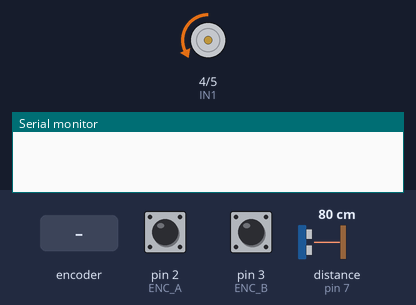
A sketch run on a simulated Arduino Uno, built with avr-gcc and run on an emulated ATmega328P. Parts: motor-driver pin pairs drawn as motors (green arrow = first pin HIGH = forward, orange = second pin HIGH = backward, longer = more drive, scaled by the enable pin), the last lines printed to the serial monitor. Wiring (inferred from the names in the program): ultrasonic range finder: trigger pin 6; echo pin 7. The inputs (shaded band) are chosen by the test bench; at power-on: distance to the obstacle (sensor on pin 7) 80 cm, pin 2 (ENC_A) HIGH, pin 3 (ENC_B) HIGH. The echo pulse lasts 58.3 µs per cm.

Above: at 0.1 s.
At 1.5 s:
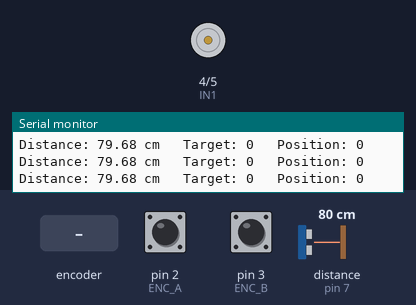
1.6 s: distance to the obstacle (sensor on pin 7) set to 2 cm
4.6 s: rotary encoder on pin 2 (ENC_A) / pin 3 (ENC_B) turned 1 step (first pin leading)
7.8 s: distance to the obstacle (sensor on pin 7) set to 4 cm
10.8 s: rotary encoder on pin 2 (ENC_A) / pin 3 (ENC_B) turned 2 steps (second pin leading)
Timing chart, 0 to 13.8 s (numbered marks = the images above; inputs shaded):
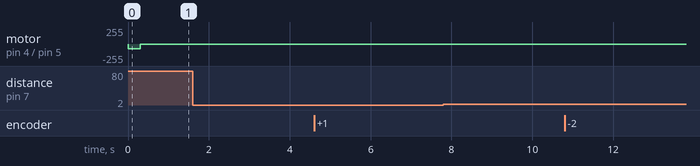

The sketch:

main.ino
```cpp
#define ENC_A 2
#define ENC_B 3

#define IN1 4
#define IN2 5
#define ENA 9

#define TRIG 6
#define ECHO 7

#define ZERO_SPEED 70
#define SLOW_SPEED 70
#define FAST_SPEED 150

volatile long position = 0;


// Считаем импульсы энкодера и определяем направление вращения
void encoderISR()
{
    if (digitalRead(ENC_B))
        position++;
    else
        position--;
}


// двигатель вправо
void motorRight(int speed)
{
    digitalWrite(IN1, HIGH);
    digitalWrite(IN2, LOW);
    analogWrite(ENA, speed);
}


// двигатель влево
void motorLeft(int speed)
{
    digitalWrite(IN1, LOW);
    digitalWrite(IN2, HIGH);
    analogWrite(ENA, speed);
}


// Остановка
void motorStop()
{
    analogWrite(ENA, 0);
    digitalWrite(IN1, LOW);
    digitalWrite(IN2, LOW);
}


// Поиск нулевого положения объектива, каждый раз вначале
void findZero()
{
    long oldPosition = position;

    unsigned long lastMove = millis();
    unsigned long startTime = millis();

    motorLeft(ZERO_SPEED);

    while (true)
    {
        if (position != oldPosition)
        {
            oldPosition = position;
            lastMove = millis();
        }

        // Если энкодер 300 мс не меняется,  дошли до стопора
        if (millis() - lastMove > 300)
        {
            motorStop();
            position = 0;
            return;
        }

        // Защита (?)
        if (millis() - startTime > 5000)
        {
            motorStop();
            return;
        }
    }
}


// Измерение расстояния
float getDistance()
{
    digitalWrite(TRIG, LOW);
    delayMicroseconds(2);

    digitalWrite(TRIG, HIGH);
    delayMicroseconds(10);
    digitalWrite(TRIG, LOW);

    long t = pulseIn(ECHO, HIGH, 30000);

    return t * 0.0343 / 2;
}


// Здесь будет функция, когда мы ее найдем
long focusFunction(float d)
{
    return 0;
}


// Поиск фокуса и перемещение обьектива
void moveTo(long target)
{
    long error = target - position;
    long difference = abs(error);

    // Если уже достаточно близко, то остановка
    if (difference <= 5)
    {
        motorStop();
        return;
    }

    int speed;

    // Далеко, поэтому быстро
    if (difference > 100)
        speed = FAST_SPEED;
    else
        speed = SLOW_SPEED;

    if (error > 0)
        motorRight(speed);
    else
        motorLeft(speed);
}


void setup()
{
    pinMode(ENC_A, INPUT);
    pinMode(ENC_B, INPUT);

    pinMode(IN1, OUTPUT);
    pinMode(IN2, OUTPUT);
    pinMode(ENA, OUTPUT);

    pinMode(TRIG, OUTPUT);
    pinMode(ECHO, INPUT);

    Serial.begin(9600);

    // Прерывание вызывается при каждом импульсе энкодера
    attachInterrupt(digitalPinToInterrupt(ENC_A), encoderISR, RISING);

    // сначала находим ноль всегда
    findZero();
}


void loop()
{
    float d = getDistance();

    // Прогоняем через функцию фокуса от расстояния, находим колво градусов, шагов
    long target = focusFunction(d);

    moveTo(target);

    Serial.print("Distance: ");
    Serial.print(d);
    Serial.print(" cm   Target: ");
    Serial.print(target);
    Serial.print("   Position: ");
    Serial.println(position);

    delay(50);
}
```
